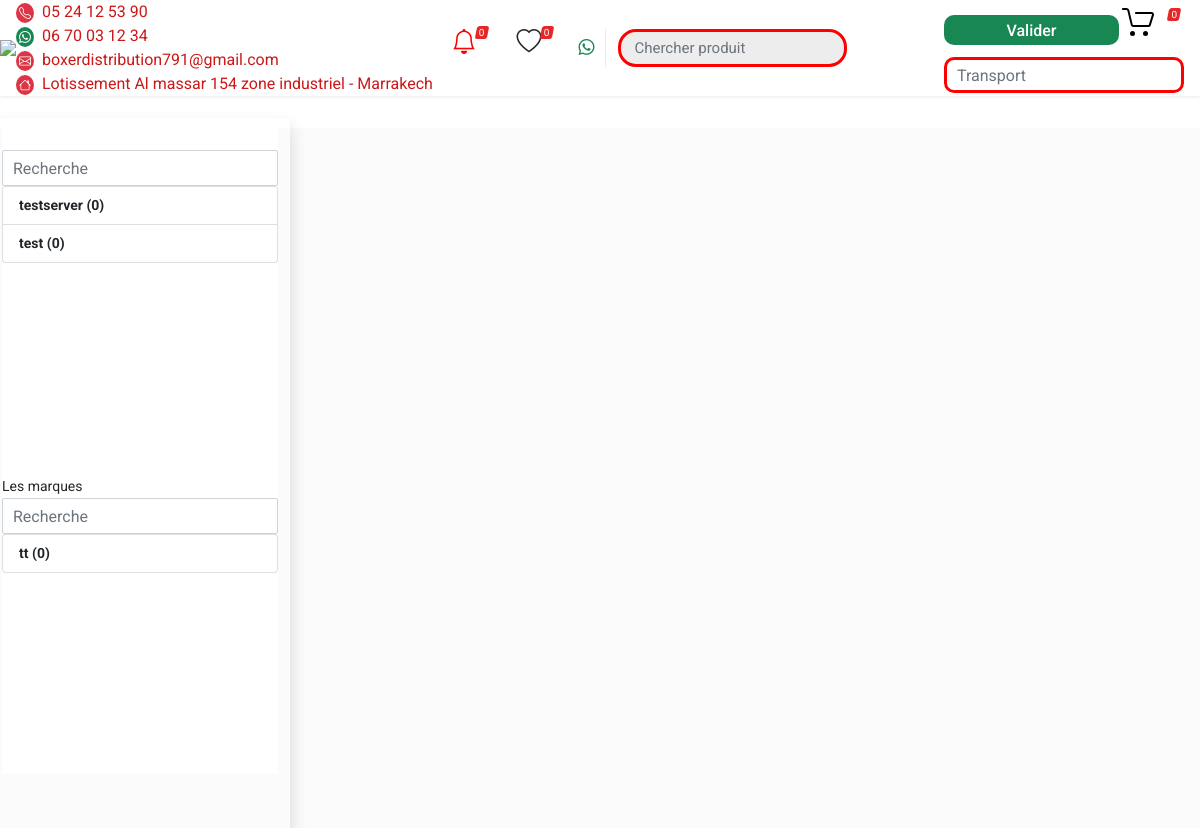
Before: /catalog (signed in) with the older database file.
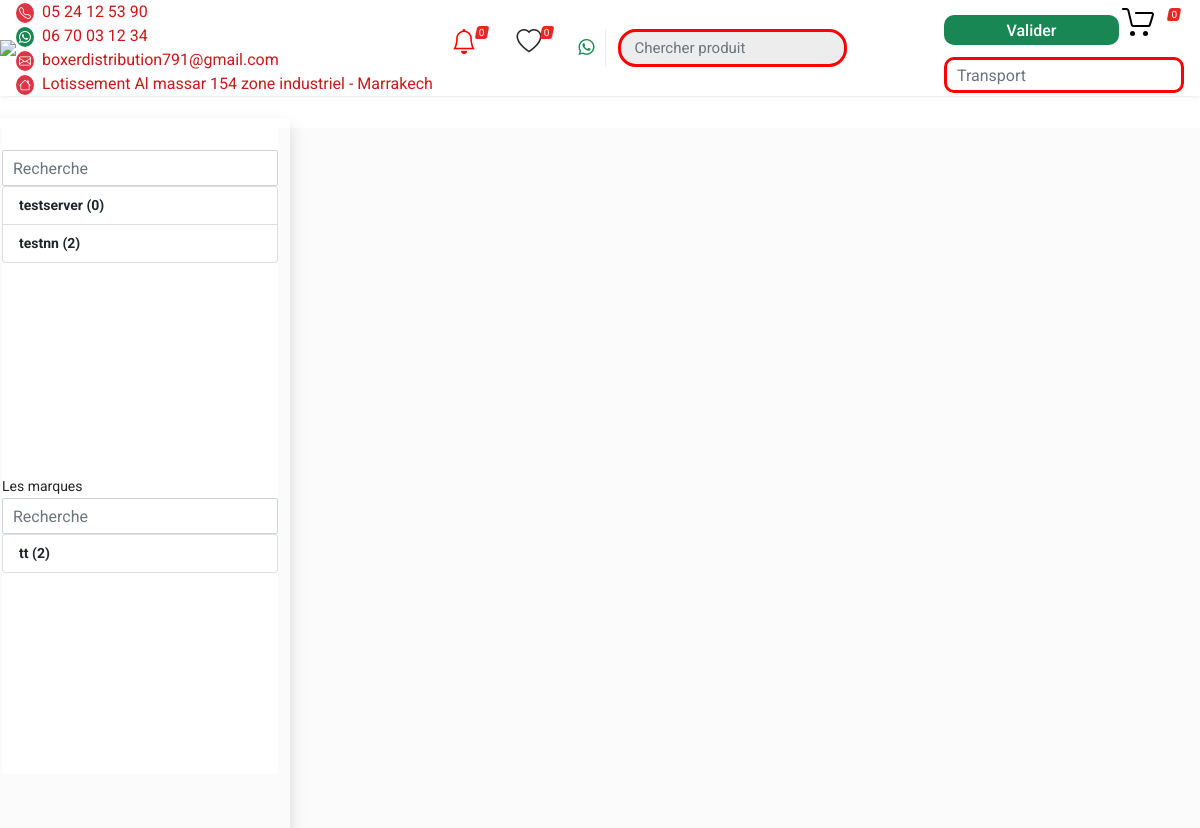
After: the same page with the newer database file.
### main/models.py (models this page shows, shortened)
class Category(models.Model):
    name=models.CharField(max_length=150, default=None, null=True, blank=True)
    affichage=models.CharField(max_length=150, default=None, null=True, blank=True)
    code=models.CharField(max_length=150, default=None, null=True)
    masqueclients=models.BooleanField(default=False)
    excludedrep=models.ManyToManyField('Represent', default=None, blank=True)
    excludedclient=models.ManyToManyField('Client', default=None, blank=True)
    image=models.ImageField(upload_to='categories_images/', null=True, blank=True)

class Mark(models.Model):
    name=models.CharField(max_length=20)
    image=models.ImageField(upload_to='marques_images/', null=True, blank=True, default=None)
    masqueclients=models.BooleanField(default=False)
    excludedrep=models.ManyToManyField('Represent', default=None, blank=True)

### main/views.py (the view)
# urls.py: path('catalog', views.catalog, name='catalog'),
@user_passes_test(tocatalog, login_url='main:loginpage')
@login_required(login_url='main:loginpage')
def catalog(request):
    constraction=False
    if constraction:
        return render(request, 'constraction.html', {'title':'Under Constraction'})
    productslen=len(Produit.objects.all())
    marks = Mark.objects.annotate(
        has_promotion=Exists(Produit.objects.filter(mark_id=OuterRef('pk'), isoffer=True)),
        total_products=Count('produit')
    )
    categories = Category.objects.all().order_by('code').annotate(
        has_promotion=Exists(Produit.objects.filter(mark_id=OuterRef('pk'), isoffer=True)),
        total_products=Count('produit')
    )
    print('>>>>>',Produit.objects.filter(isnew=True))
    ctx={
            'categories': categories,
            'clients':Client.objects.all(),
            'title':'Catalog',
            'marques':marks,
            'productslen':productslen,
            'promotions':Promotion.objects.all(),
            'newproducts':Produit.objects.filter(isnew=True)
        }
    return render(request, 'searchpage.html', ctx)

### main/views.py (called while the page is built)
def tocatalog(user):
    return (user.groups.filter(name='salsemen').exists() or user.groups.filter(name='clients').exists() or user.groups.filter(name='admin').exists() )

### products/templatetags/global_tags.py (called while the page is built)
@register.simple_tag
def allcategories():
    return Category.objects.all().order_by('code')

@register.simple_tag
def firstctg():
    return Category.objects.order_by('code').first()

### main/templates/searchpage.html (shortened to what this page needs)
{% extends 'base.html' %}
{% load static %}
{% block css %}
<link rel="stylesheet" src="{% static 'css/owl.carousel.min.js'%}">
{% endblock %}
{% block content %}
<div class="position-relative">
	<div class="block-split__item block-split__item-content col-auto">
	  <div class="block">
		<div class="products-view">
		  <div class="products-view__list products-list products-list--grid--4 position-relative row" data-layout="list" data-with-features="false">
		  <div class="products-list__content row">
			<div class="col-3 shadow" style="position: sticky; top: 0;">
			  <div class="bg-white">
				<input type="text" name="" id="" placeholder="Recherche" class="searchinputcategories form-control mt-2">
				<div style="height:30vh; overflow-y: scroll;">
					<ul class="list-group" style="font-size: 14px;">
						{% for i in categories %}
						<a href="/categories/products/{{i.id}}" class="list-group-item cat{{i.id}} ctglist" >
								<b type="button" class="categoriesbtn" data-catgoryid="{{i.id}}">
										{{i.name}} ({{i.produit_set.all.count}})
								</b>
						</a>
						{% endfor %}
					</ul>
				</div>
				<div class="mt-5">
					<small>Les marques</small>
					<input type="text" name="" id="" placeholder="Recherche" class="searchinputmarks form-control ">
					<div style="height:30vh; overflow-y: scroll;">
						<ul class="list-group" style="font-size: 14px;">
							{% for i in marques %}
							<a href="/marques/products/{{i.id}}" class="list-group-item cat{{i.id}} mrklist" >
								<b type="button" class="marquesbtn" data-catgoryid="{{i.id}}">
										{{i.name}} ({{i.produit_set.all.count}})
								</b>
							</a>
							{% endfor %}
						</ul>
					</div>
				</div>
			  </div>
			</div>
			<div class="col-9 row " style="height: 90vh;
				overflow-y: scroll;">
		</div>
		  </div>
		</div>
	  </div>
	</div>
  </div>
{% endblock %}

Changed rows visible on the page:
changed Category: name "test" → "testnn"; produit_set.all.count "0" → "2"
computed for Mark "tt": produit_set.all.count "0" → "2"
